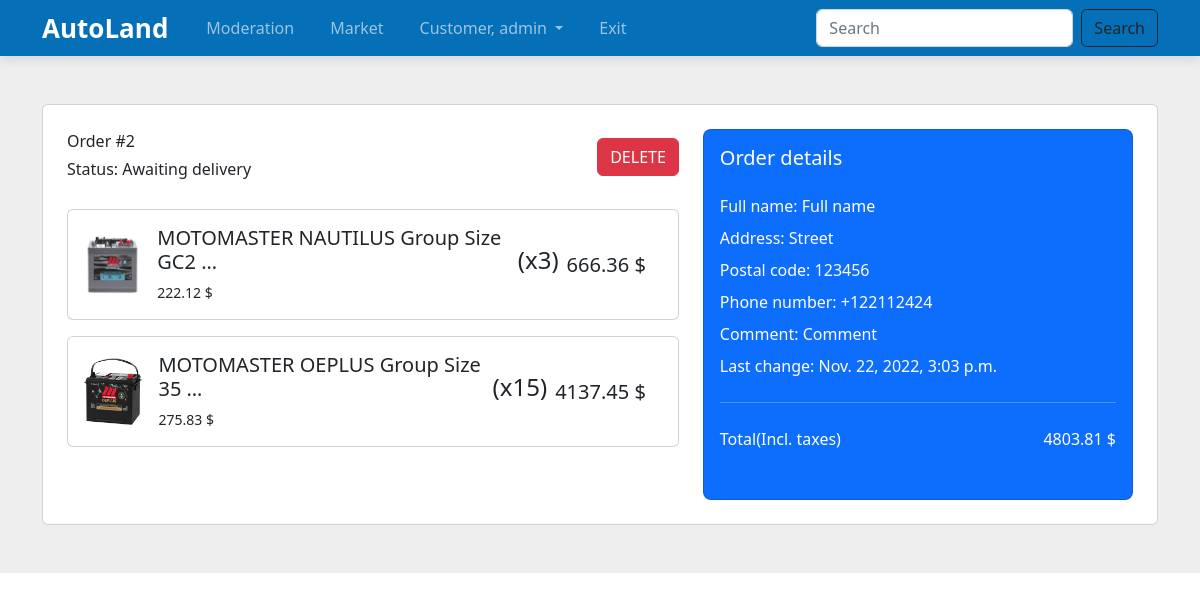
The app's page /cart/orders-history/2 (signed in) with its own data.
### users/models.py (models this page shows, shortened)
class Profile(models.Model):
    CUSTOMER = 'Customer'
    SELLER = 'Seller'
    USER_TYPES = [
        (CUSTOMER, 'Customer'),
        (SELLER, 'Seller')
    ]
    user = models.OneToOneField(User, on_delete=models.CASCADE)
    user_type = models.CharField(max_length=8, choices=USER_TYPES, default='Customer')

### cart/models.py (models this page shows, shortened)
class Order(models.Model):
    user = models.ForeignKey(User, on_delete=models.CASCADE)
    full_name = models.CharField(null=True, max_length=40)
    address = models.CharField(null=True, max_length=60)
    postal_code = models.CharField(null=True, max_length=10)
    phone_number = models.CharField(null=True, max_length=10)
    created = models.DateTimeField(auto_now_add=True)
    updated = models.DateTimeField(auto_now=True)
    status = models.CharField(max_length=9, choices=STATUS_CHOICES, default='PLACE')
    comment = models.CharField(max_length=60, blank=True, null=True)
    currency = models.CharField(max_length=7, choices=CURRENCY_CHOICES, default='Euro')
    def order_cost(self):
        return sum(item.item_cost() for item in self.items.all())
    def status_message(self):
        if self.status == 'PLACE':
            return 'Fill in additional information to place an order'
        elif self.status == 'OPEN':
            return 'Awaiting delivery'
        elif self.status == 'CANCELED':
            return 'The order has been canceled'
        else:
            return 'The order has been delivered'

class OrderItem(models.Model):
    order = models.ForeignKey(Order, related_name='items', on_delete=models.CASCADE)
    product = models.ForeignKey(Product, related_name='products', on_delete=models.PROTECT)
    amount = models.PositiveIntegerField(default=1)
    price = models.DecimalField(max_digits=10, decimal_places=2)
    def item_cost(self):
        return self.price * self.amount

### goods/models.py (models this page shows, shortened)
class Product(models.Model):
    category = models.ForeignKey(Category, related_name='products', on_delete=models.PROTECT)
    subcategory = models.ForeignKey(Subcategory, related_name='products', on_delete=models.PROTECT)
    user = models.ForeignKey(User, on_delete=models.CASCADE)
    name = models.CharField(max_length=80)
    part_number = models.CharField(max_length=30)
    discription = models.TextField()
    amount = models.PositiveIntegerField()
    price_euro = models.DecimalField(validators=[MinValueValidator(1)], max_digits=10, decimal_places=2, null=True, blank=True)
    price_usd = models.DecimalField(validators=[MinValueValidator(1)], max_digits=10, decimal_places=2, null=True, blank=True)
    picture = models.ImageField(upload_to = user_directory_path, verbose_name='Product Image', null=True, blank=True)
    created = models.DateTimeField(auto_now_add=True)
    updated = models.DateTimeField(auto_now=True)
    on_moderation = models.BooleanField(default=True)
    average_rating = models.DecimalField(validators=[MinValueValidator(0), MaxValueValidator(5)], max_digits=2, decimal_places=1)
    feedback_counter = models.PositiveIntegerField(validators=[MinValueValidator(0), MaxValueValidator(10000)], default=0)

### cart/views.py (the view, shortened to what this page needs)
# urls.py: path('orders-history/<int:order_pk>', order_info, name='order'),
@login_required()
def order_info(request, order_pk):
    order = get_object_or_404(Order, pk=order_pk)
    if order.user == request.user:
        items = order.items.all()
        data = request.POST
        order_form = OrderForm(data)
        return render(request, 'cart/Order.html', context={
            'order': order,
            'items': items,
            'order_form': order_form,
        })
    return redirect('/')

### cart/forms.py
class OrderForm(forms.ModelForm):
    class Meta:
        model = Order
        fields = ('full_name', 'address', 'postal_code', 'phone_number', 'comment')
        widgets = {
            'full_name':TextInput(attrs={
                'placeholder': 'Full name',
                'class': 'form-control',
            }),
            'address':TextInput(attrs={
                'placeholder': 'Street address. City.',
                'class': 'form-control',
            }),
            'postal_code':NumberInput(attrs={
                'placeholder': '123456',
                'class': 'form-control',
                'minlength': 6,
                'maxlength': 6,
            }),
            'phone_number':TextInput(attrs={
                'placeholder': '+1 123 4567890',
                'class': 'form-control',
            }),
            'comment':Textarea(attrs={
                'placeholder': 'Comment for delivery',
                'class': 'form-control',
                'rows': 5,
            }),
        }

### cart/templates/cart/Order.html (shortened to what this page needs)
{% extends 'base.html' %}
{% block content %}
<section class="h-100 h-custom" style="background-color: #eee;">
  <div class="container py-5 h-100">
    <div class="row d-flex justify-content-center align-items-center h-100">
      <div class="col">
        <div class="card">
          <div class="card-body p-4">
            <div class="row">
              <div class="col-lg-7">
                <div class="d-flex justify-content-between align-items-center mb-4">
                  <div>
                    <p class="mb-1">Order #{{order.pk}}</p>
                    <p class="mb-1">Status: {{order.status_message}}</p>
                  </div>
                  <div class="delete-order">
                    <form method="POST" action="{% url 'cart:remove-order' order.pk %}">
                      {% csrf_token %}<input class="btn btn-danger" type="submit" value="DELETE">
                    </form>
                  </div>
                </div>
                {% for item in items %}
                {% with item.product as product %}
                <div class="card mb-3">
                  <div class="card-body">
                    <div class="d-flex justify-content-between">
                      <div class="d-flex flex-row align-items-center">
                        <div>
                          <img
                            src="{{ product.picture.url }}"
                            class="img-fluid rounded-3" alt="Shopping item" style="width: 65px;">
                        </div>
                        <div class="ms-3">
                          <h5>{{ product.name|truncatewords:5 }}</h5>
                            {% if order.currency == 'EURO' %}
                          <p class="small mb-0">{{ item.price }} €</p>
                            {% else %}
                          <p class="small mb-0">{{ item.price }} $</p>
                            {% endif %}
                        </div>
                      </div>
                      <div class="d-flex flex-row align-items-center">
                        <h4 >(x{{ item.amount }})</h4>
                        <div class="cart-price me-3 ms-2">
                            {% if order.currency == 'EURO' %}
                          <h5 class="mb-0"><nobr>{{ item.item_cost }} € </nobr></h5>
                            {% else %}
                          <h5 class="mb-0"><nobr>{{ item.item_cost }} $ </nobr></h5>
                            {% endif %}
                        </div>
                      </div>
                    </div>
                  </div>
                </div>
                {% endwith %}
                {% endfor %}
              </div>
              <div class="col-lg-5">
                <div class="card bg-primary text-white rounded-3">
                  <div class="card-body">
                    <div class="d-flex justify-content-between align-items-center mb-4">
                      <h5 class="mb-0">Order details</h5>
                    </div>
                    {% if order.status == 'PLACE' %}
                    <form action="" method="post">
                      {% csrf_token %}
                      <div class="form-outline form-white mb-2">
                          {{ order_form.full_name }}
                          <label class="form-label">Full name</label>
                      </div>
                      <div class="form-outline form-white mb-2">
                          {{ order_form.address }}
                          <label class="form-label">Delivery address</label>
                      </div>
                      <div class="form-outline form-white mb-2">
                          {{ order_form.postal_code }}
                          <label class="form-label">Postal code</label>
                      </div>
                      <div class="form-outline form-white mb-2">
                          {{ order_form.phone_number }}
                          <label class="form-label">Phone number</label>
                      </div>
                      <div class="form-outline form-white mb-2">
                          {{ order_form.comment }}
                          <label class="form-label">Your comment</label>
                      </div>
                    <hr class="my-4">
                      <div class="d-flex justify-content-between mb-4">
                        <p class="mb-2">Total(Incl. taxes)</p>
                          {% if order.currency == 'EURO' %}
                            <p class="mb-2">{{ order.order_cost }} €</p>
                          {% else %}
                            <p class="mb-2">{{ order.order_cost }} $</p>
                          {% endif %}
                      </div>
                      <button type="submit" class="btn btn-info btn-block btn-lg">Place order</button>
                    </form>
                    {% else %}
                      <p class="mb-2">Full name: {{ order.full_name }} </p>
                      <p class="mb-2">Address: {{ order.address }} </p>
                      <p class="mb-2">Postal code: {{ order.postal_code }} </p>
                      <p class="mb-2">Phone number: {{ order.phone_number }} </p>
                      <p class="mb-2">Comment: {{ order.comment }} </p>
                      <p class="mb-2">Last change: {{ order.updated }} </p>
                      <hr class="my-4">
                        <div class="d-flex justify-content-between mb-4">
                          <p class="mb-2">Total(Incl. taxes)</p>
                            {% if order.currency == 'EURO' %}
                              <p class="mb-2">{{ order.order_cost }} €</p>
                            {% else %}
                              <p class="mb-2">{{ order.order_cost }} $</p>
                            {% endif %}
                        </div>
                    {% endif %}
                  </div>
                </div>
              </div>
            </div>
          </div>
        </div>
      </div>
    </div>
  </div>
</section>
{% endblock %}

### templates/base.html (shortened to what this page needs)
{% load static%}
<!DOCTYPE html>
<html lang="en">
<head>
    <link rel="stylesheet" href="{% static 'libs/bootstrap-reboot.min.css' %}">
    <link rel="stylesheet" href="{% static 'libs/bootstrap-grid.min.css' %}">
    <link rel="stylesheet" href="{% static 'css/style.css' %}">
    <link href="https://cdn.jsdelivr.net/npm/bootstrap@5.2.2/dist/css/bootstrap.min.css" rel="stylesheet">
</head>
<body>
<nav class="navbar navbar-expand-lg">
    <div class="container">
        <a class="navbar-logo" href="{% url 'index' %}">AutoLand</a>
        <div class="collapse navbar-collapse" id="navbarSupportedContent">
            <ul class="navbar-nav me-auto mb-2 mb-lg-0">
            {% if request.user.is_authenticated %}
                {% if request.user.is_staff %}
                <li class="nav-item">
                    <a class="nav-link" href="{% url 'goods:moderation' %}">Moderation</a>
                </li>
                {% endif %}
                <li class="nav-item">
                    <a class="nav-link" href="{% url 'goods:market' %}">Market</a>
                </li>
                <li class="nav-item dropdown">
                    <a class="nav-link dropdown-toggle" href="#" role="button" data-bs-toggle="dropdown"
                       aria-expanded="false">
                        {{ user.profile.user_type }}, {{ user.username }}
                    </a>
                </li>
                <li class="nav-item">
                    <a class="nav-link" href="{% url 'logout' %}">Exit</a>
                </li>
            {% endif %}
            </ul>
            <form class="d-flex" role="search" action="{% url 'goods:search' %}">
                <input class="form-control me-2" type="search" placeholder="Search" aria-label="Search" name="search">
                <button class="btn btn-outline-dark" type="submit">Search</button>
            </form>
        </div>
    </div>
</nav>
{% block content %}{% endblock %}
</body>
</html>

### static/css/style.css (style rules this page uses)
.navbar { box-shadow: 0 4px 10px rgba(0, 0, 0, .1); background-color: #056fb7; }
.navbar-nav li { display: inline-block; }
.navbar-logo { margin: 0 20px 0 0; }
.navbar-nav li a { margin: 0 10px; display: inline-block; color: #fff; opacity: 0.6; text-decoration: none; transition: all .07s ease-in-out; }
.navbar-logo { font-weight: 700; font-size: 26px; text-decoration: none; color: #fff; transition: all .07s ease-in-out; }
@media (min-width: 1025px) { .h-custom { height: 100vh !important; } }

### records on screen
Order: pk "2", status_message "Awaiting delivery", full_name "Full name", address "Street", postal_code "123456", phone_number "+122112424", comment "Comment", updated "Nov. 22, 2022, 3:03 p.m.", order_cost "4803.81"
OrderItem: product.picture (picture), product.name "MOTOMASTER NAUTILUS Group Size GC2 …", price "222.12", amount "3", item_cost "666.36"
OrderItem: product.picture (picture), product.name "MOTOMASTER OEPLUS Group Size 35 …", price "275.83", amount "15", item_cost "4137.45"

### other values on screen
{{ user.profile.user_type }} "Customer"
{{ user.username }} "admin"
